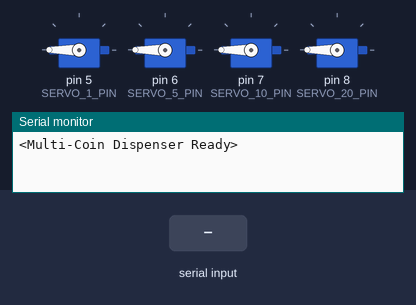
The sketch below on a simulated Arduino Uno, built with avr-gcc and run on an emulated ATmega328P. On the bench: 4 × servo, the last lines printed to the serial monitor. The test bench sets the inputs (shaded band).

Above: at 1.2 s.
1.3 s: "1\n" received over Serial
At 1.45 s:
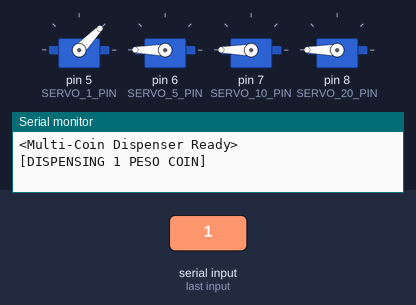
3.1 s: "5\n" received over Serial
At 3.25 s:
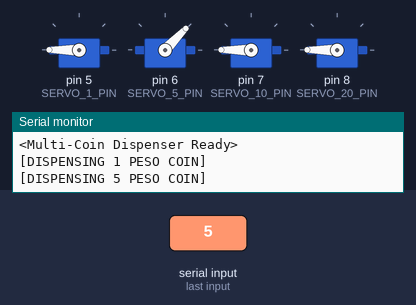
4.9 s: "10\n" received over Serial
At 5.05 s:
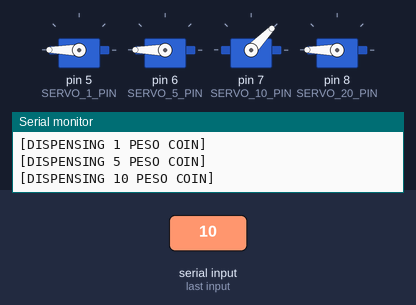
6.7 s: "20\n" received over Serial
Timing chart, 0 to 9.5 s (numbered marks = the images above; inputs shaded):
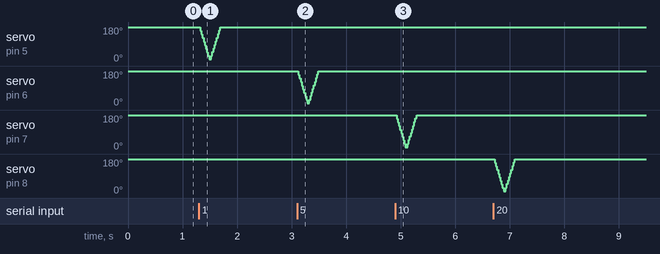

The sketch:

coin_dispenser.ino
```cpp
#include <Servo.h>

const byte numChars = 32;
char receivedChars[numChars];
boolean newData = false;

// Servo objects for each coin type
Servo servo1;
Servo servo5;
Servo servo10;
Servo servo20;

// Define servo pins
const int SERVO_1_PIN = 5;
const int SERVO_5_PIN = 6;
const int SERVO_10_PIN = 7;
const int SERVO_20_PIN = 8;

// Common angles and delay
const int PUSH_ANGLE = 180;
const int RESET_ANGLE = 0;
const int DISPENSE_TIME = 1;

void setup() {
  Serial.begin(9600);
  Serial.println("<Multi-Coin Dispenser Ready>");

  // Attach servos
  servo1.attach(SERVO_1_PIN);
  servo5.attach(SERVO_5_PIN);
  servo10.attach(SERVO_10_PIN);
  servo20.attach(SERVO_20_PIN);

  // Set initial position
  servo1.write(PUSH_ANGLE);
  servo5.write(PUSH_ANGLE);
  servo10.write(PUSH_ANGLE);
  servo20.write(PUSH_ANGLE);
}

void loop() {
  recvWithEndMarker();
  if (newData) {
    newData = false;

    String command = String(receivedChars);
    command.trim();

    if (command == "1") {
      dispenseCoin(servo1, 1);
    } else if (command == "5") {
      dispenseCoin(servo5, 5);
    } else if (command == "10") {
      dispenseCoin(servo10, 10);
    } else if (command == "20") {
      dispenseCoin(servo20, 20);
    } else {
      Serial.print("[ERROR] Unknown coin value: ");
      Serial.println(command);
    }
  }
}

void recvWithEndMarker() {
  static byte ndx = 0;
  char endMarker = '\n';
  char rc;

  while (Serial.available() > 0 && newData == false) {
    rc = Serial.read();

    if (rc != endMarker) {
      receivedChars[ndx] = rc;
      ndx++;
      if (ndx >= numChars) {
        ndx = numChars - 1;
      }
    } else {
      receivedChars[ndx] = '\0';
      ndx = 0;
      newData = true;
    }
  }
}

void dispenseCoin(Servo &s, int value) {
  Serial.print("[DISPENSING ");
  Serial.print(value);
  Serial.println(" PESO COIN]");

  for (int pos = PUSH_ANGLE; pos >= RESET_ANGLE; pos--) {
    s.write(pos);
    delay(DISPENSE_TIME); // Smaller delay = faster movement
  }

  for (int pos = RESET_ANGLE; pos <= PUSH_ANGLE; pos++)
  {
    s.write(pos);
    delay(DISPENSE_TIME);
  }


}
```
